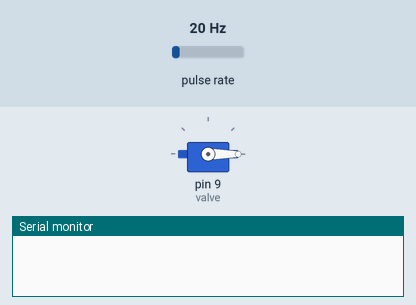
Bench run of a sketch on a simulated Arduino Uno, built with avr-gcc and run on an emulated ATmega328P. Shown: servo, the last lines printed to the serial monitor. Wiring (inferred from the names in the program): pulse sensor: data pin 2. The test bench sets the inputs (shaded band); at power-on: pulse rate 20 Hz.

Above: at 0.1 s.
At 1.7 s:
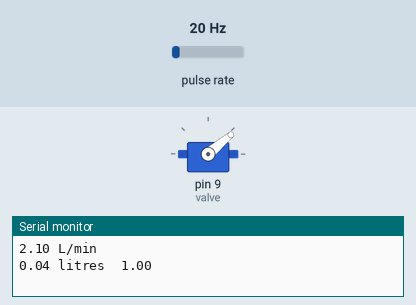
1.8 s: pulse rate (sensor on pin 2) set to 50 Hz
4.5 s: pulse rate (sensor on pin 2) set to 4 Hz
7.5 s: pulse rate (sensor on pin 2) set to 100 Hz
10.5 s: pulse rate (sensor on pin 2) set to 3 Hz
Timing chart, 0 to 14.5 s (numbered marks = the images above; inputs shaded):
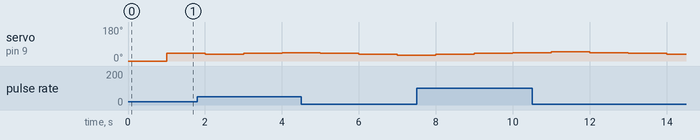

The sketch:

water_flow.ino
```cpp
volatile int flow_frequency; // Measures flow sensor pulses
float l_hour; // Calculated litres/hour
unsigned char flowsensor = 2; // Sensor Input
unsigned long currentTime;
unsigned long cloopTime;
float ltr=0;
float rate=4.5;
#include<Servo.h>
Servo valve;
int pos=45;

void flow () // Interrupt function
{
   flow_frequency++;
}
void setup()
{

  valve.attach(9);
   pinMode(flowsensor, INPUT);
   digitalWrite(flowsensor, HIGH); // Optional Internal Pull-Up
   Serial.begin(9600);
   attachInterrupt(0, flow, RISING); // Setup Interrupt
   sei(); // Enable interrupts
   currentTime = millis();
   cloopTime = currentTime;
   valve.write(0);
   delay(500);

}
void loop ()
{
   currentTime = millis();
   // Every second, calculate and print litres/hour
   if(currentTime >= (cloopTime + 1000))
   {
      cloopTime = currentTime; // Updates cloopTime
      // Pulse frequency (Hz) = 7.5Q, Q is flow rate in L/min.
      l_hour = (flow_frequency / 9.51); // (Pulse frequency x 60 min) / 7.5Q = flowrate in L/hour
      flow_frequency = 0; // Reset Counter
      Serial.print(l_hour); // Print litres/hour
      Serial.println(" L/min");

      ltr+=l_hour*1/60;
      float tim=cloopTime/1000;
     Serial.print(ltr);
     Serial.print(" litres  ");
     Serial.println(tim);


     /* while(millis()>1000){
           if(l_hour<rate){
        valve.write(pos-=5);
      }
      if(l_hour>rate){
        valve.write(pos+=5);
        }

       }

      if(millis()>1000&& millis()<2000){
       while(millis()>2000){
          if(l_hour<rate){
            valve.write(pos-=5);
          }
          if(l_hour>rate){
            valve.write(pos+=5);
          }

       }
      }*/


       if(l_hour>rate-0.1 && l_hour<rate+0.1){

       }
      else{

      if(l_hour>rate){
        if(pos<80){
        valve.write(pos+=5);
        }
        }

     else if(l_hour<rate){
       if(pos>5){
        valve.write(pos-=5);
       }
        }
      }
   }

}
```
